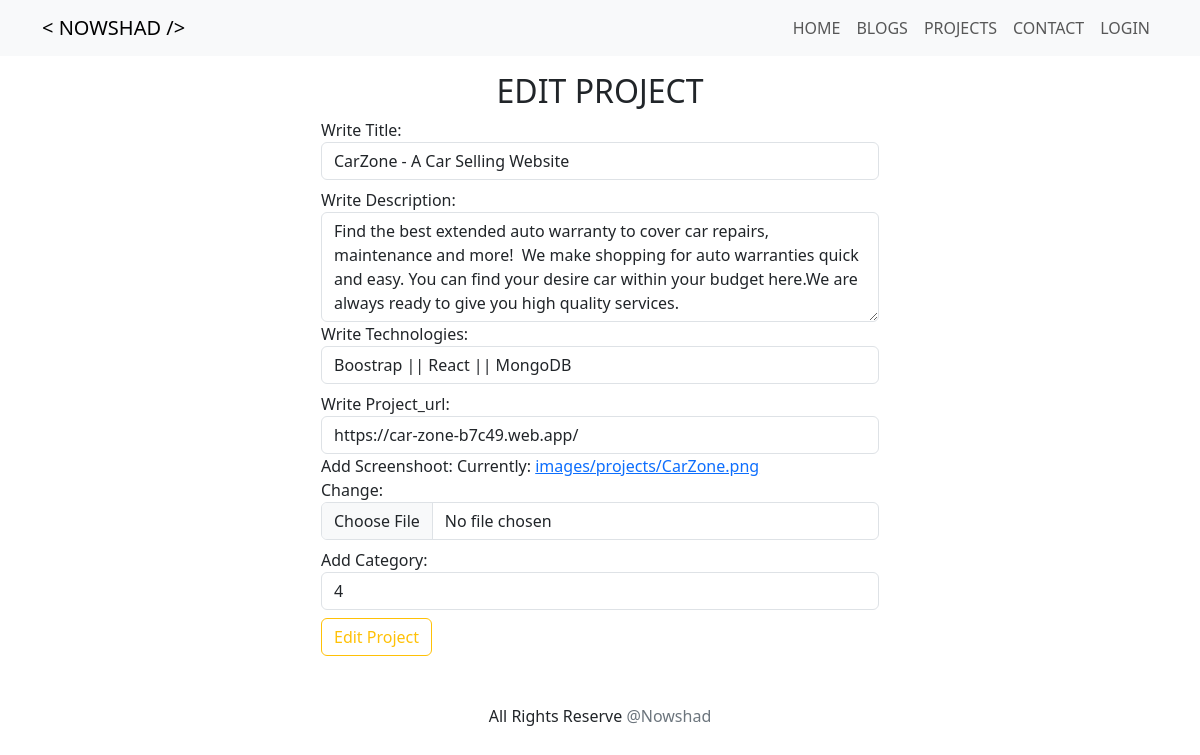
/project/edit_project/10/, run on the app's committed database.
### projects/models.py (models this page shows, shortened)
class PortfolioProject(models.Model):
    title = models.CharField(max_length=200)
    description = models.TextField()
    screenshoot = models.ImageField(upload_to='images/projects/')
    technologies = models.CharField(max_length=100)
    project_url = models.URLField()
    category = models.ForeignKey(Category, on_delete=models.CASCADE, null=True)

### projects/views.py (the view)
# urls.py: path('edit_project/<int:project_id>/', views.edit_project, name='edit_project'),
def edit_project(request, project_id):
    project = get_object_or_404(PortfolioProject, id=project_id)
    if request.method == 'POST':
        form = EditProject(request.POST, request.FILES, instance=project)
        if form.is_valid():
            form.save()
            return redirect('projects')
    else:
        form = EditProject(instance=project)
    return render(request, 'edit_project.html', {'form': form, 'project': project})

### projects/forms.py
class EditProject(forms.ModelForm):
    class Meta:
        model = PortfolioProject
        fields = ['title', 'description', 'technologies', 'project_url', 'screenshoot', 'category']
        widgets = {
            'title': forms.TextInput(attrs={'class': 'form-control mb-2'}),
            'description': forms.Textarea(attrs={'rows': 4, 'class': 'form-control'}),
            'technologies': forms.TextInput(attrs={'class': 'form-control mb-2'}),
            'project_url': forms.URLInput(attrs={'class': 'form-control'}),
            'screenshoot': forms.ClearableFileInput(attrs={'class': 'form-control mb-2'}),
            'category': forms.TextInput(attrs={'class': 'form-control mb-2'}),
        }
        labels = {
                'title' : ('Write Title'),
                'description' : ('Write Description'),
                'technologies' : ('Write Technologies'),
                'project_url' : ('Write Project_url'),
                'screenshoot' : ('Add Screenshoot'),
                'category' : ('Add Category'),
            }

### projects/templates/edit_project.html (shortened to what this page needs)
{% extends "base.html" %}
{% block content %}
<h1 class="text-center fs-2 display-3 text-uppercase mt-3">Edit Project</h1>
<div class="d-flex justify-content-center align-items-center">
    <div class="w-50">
        <form method="post">
            {{form}}
            <button type="submit" class="btn btn-outline-warning">Edit Project</button>
        </form>
    </div>
</div>
{% endblock content %}

### data on the page
PortfolioProject: title "CarZone - A Car Selling Website", description "Find the best extended auto warranty to cover car repairs, maintenance and more! We make shopping for auto warranties quick and easy. You can find your desire car within your budget here.We are always ready to give you high quality services.", technologies "Boostrap || React || MongoDB", project_url "https://car-zone-b7c49.web.app/", category "4"
